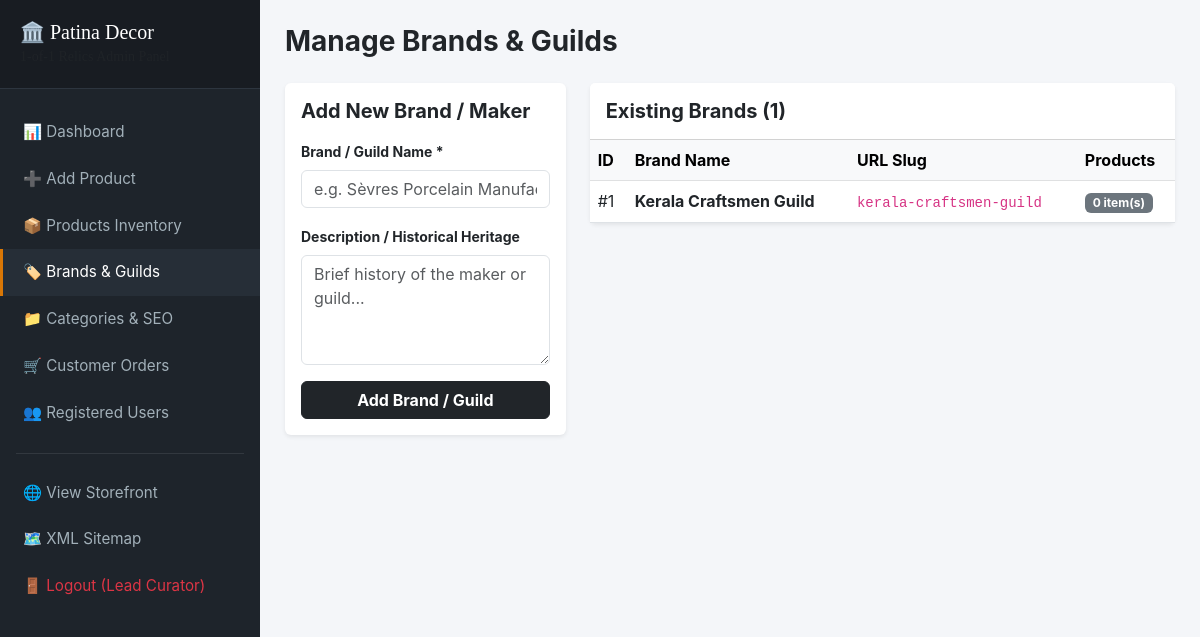
The page /admin/brands.php (signed in) on the database its author committed.
### tables this page shows
CREATE TABLE brands (
    brand_id INT AUTO_INCREMENT PRIMARY KEY,
    brand_name VARCHAR(100) NOT NULL,
    slug VARCHAR(100) NOT NULL UNIQUE,
    description TEXT DEFAULT NULL
);

### admin/brands.php (the view, shortened to what this page needs)
<?php
require_once __DIR__ . '/includes/sidebar.php';
$brands = [];
if ($conn) {
    $res = mysqli_query($conn, "
        SELECT b.*, (SELECT COUNT(*) FROM products p WHERE p.brand_id = b.brand_id) as product_count
        FROM brands b
        ORDER BY b.brand_name ASC
    ");
    if ($res) {
        while ($row = mysqli_fetch_assoc($res)) {
            $brands[] = $row;
        }
    }
}
?>
<div class="d-flex justify-content-between align-items-center mb-4">
    <h1 class="h3 fw-bold text-dark mb-0">Manage Brands & Guilds</h1>
</div>
<div class="row g-4">
    <div class="col-md-4">
        <div class="card shadow-sm border-0 p-3 bg-white">
            <h2 class="h5 fw-bold mb-3">Add New Brand / Maker</h2>
            <form action="brands.php" method="POST">
                <div class="mb-3">
                    <label for="brand_name" class="form-label fw-bold small">Brand / Guild Name *</label>
                    <input type="text" name="brand_name" id="brand_name" class="form-control" required placeholder="e.g. Sèvres Porcelain Manufactory">
                </div>
                <div class="mb-3">
                    <label for="description" class="form-label fw-bold small">Description / Historical Heritage</label>
                    <textarea name="description" id="description" class="form-control" rows="4" placeholder="Brief history of the maker or guild..."></textarea>
                </div>
                <button type="submit" class="btn btn-dark fw-bold w-100">Add Brand / Guild</button>
            </form>
        </div>
    </div>
    <div class="col-md-8">
        <div class="card shadow-sm border-0 p-0 bg-white">
            <div class="card-header bg-white py-3">
                <h2 class="h5 mb-0 fw-bold">Existing Brands (<?= count($brands) ?>)</h2>
            </div>
            <div class="table-responsive">
                <table class="table table-hover align-middle mb-0">
                    <thead class="table-light">
                        <tr>
                            <th>ID</th>
                            <th>Brand Name</th>
                            <th>URL Slug</th>
                            <th>Products</th>
                        </tr>
                    </thead>
                    <tbody>
                        <?php if (empty($brands)): ?>
                            <tr><td colspan="4" class="text-center py-4 text-muted">No brands defined yet. Use the form to add one.</td></tr>
                        <?php else: ?>
                            <?php foreach ($brands as $b): ?>
                                <tr>
                                    <td>#<?= $b['brand_id'] ?></td>
                                    <td class="fw-bold"><?= htmlspecialchars($b['brand_name']) ?></td>
                                    <td><code><?= htmlspecialchars($b['slug']) ?></code></td>
                                    <td><span class="badge bg-secondary"><?= $b['product_count'] ?> item(s)</span></td>
                                </tr>
                            <?php endforeach; ?>
                        <?php endif; ?>
                    </tbody>
                </table>
            </div>
        </div>
    </div>
</div>
<?php require_once __DIR__ . '/includes/footer.php'; ?>

### admin/includes/sidebar.php (style rules this page uses)
body { font-family: -apple-system, BlinkMacSystemFont, 'Segoe UI', Roboto, Helvetica, Arial, sans-serif; background-color: #f4f6f9; }

### rows shown on the page
brands: brand_id "1", brand_name "Kerala Craftsmen Guild", slug "kerala-craftsmen-guild", product_count "0"

### other values the page prints
$_SESSION['full_name'] "Lead Curator"
count($brands) "1"
